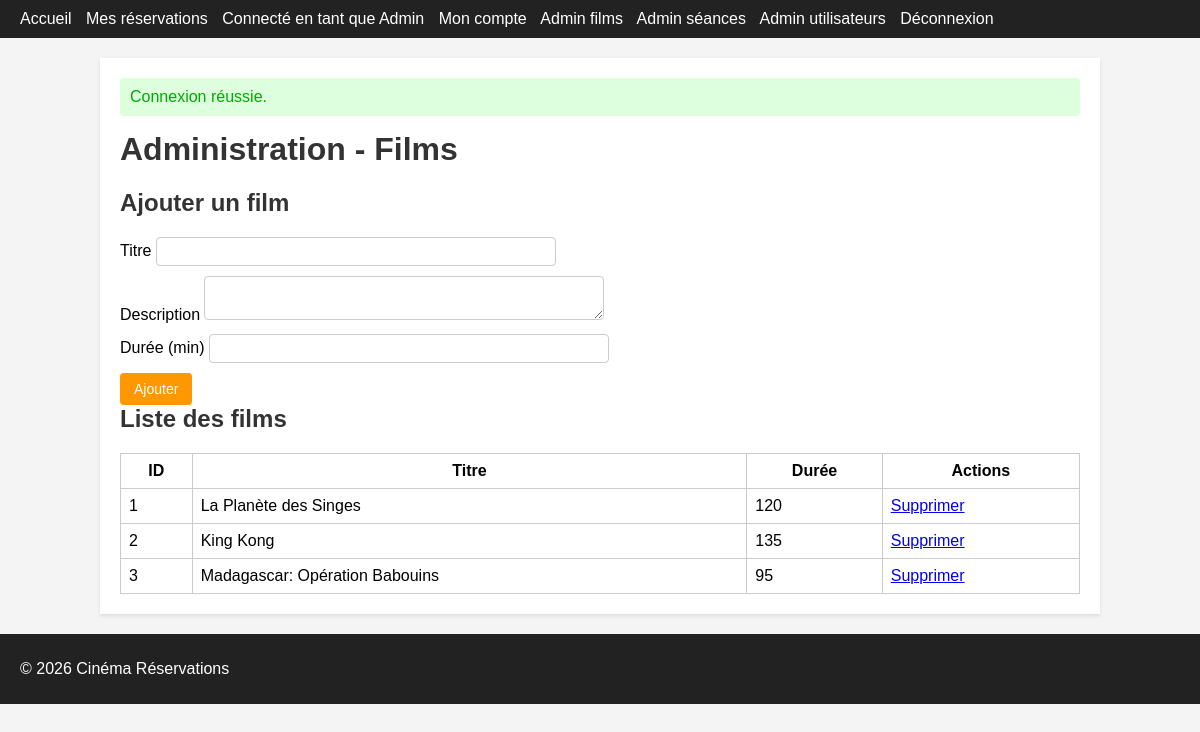
Page /?controller=admin&action=films (signed in) on the committed database.
### tables this page shows
CREATE TABLE IF NOT EXISTS films (
    id INT AUTO_INCREMENT PRIMARY KEY,
    title VARCHAR(255) NOT NULL,
    description TEXT NULL,
    duration INT NOT NULL,
    created_at DATETIME NOT NULL DEFAULT CURRENT_TIMESTAMP
);

### app/core/Controller.php (called while the page is built, shortened)
<?php
abstract class Controller
{
    protected function render(string $view, array $params = []): void
    {
        extract($params);
        $viewFile = __DIR__ . '/../views/' . $view . '.php';
        require __DIR__ . '/../views/layouts/header.php';
        require $viewFile;
        require __DIR__ . '/../views/layouts/footer.php';
    }
}

### app/controllers/AdminController.php (called while the page is built, shortened)
<?php
require_once __DIR__ . '/../core/Controller.php';
require_once __DIR__ . '/../core/Security.php';
require_once __DIR__ . '/../models/Film.php';
class AdminController extends Controller
{
    public function films(): void
    {
        $films = Film::all();
        $this->render('admin/films', ['films' => $films]);
    }
}

### app/core/Router.php (called while the page is built, shortened)
<?php
require_once __DIR__ . '/../config/database.php';
require_once __DIR__ . '/Controller.php';
require_once __DIR__ . '/Model.php';
require_once __DIR__ . '/Security.php';
class Router
{
    public static function dispatch(): void
    {
        $action = $_GET['action'] ?? 'index';
        $controller = new $controllerClass();
        $controller->$action();
    }
}

### public/index.php (called while the page is built, shortened)
    <?php
require_once __DIR__ . '/../app/core/Router.php';
Router::dispatch();

### app/config/database.php (called while the page is built, shortened)
<?php
class Database
{
    private static ?PDO $instance = null;
    public static function getConnection(): PDO
    {
        if (self::$instance === null) {
            $dsn = 'mysql:host=' . DB_HOST . ';dbname=' . DB_NAME . ';charset=' . DB_CHARSET;
            $options = [
                PDO::ATTR_ERRMODE            => PDO::ERRMODE_EXCEPTION,
                PDO::ATTR_DEFAULT_FETCH_MODE => PDO::FETCH_ASSOC,
                PDO::ATTR_EMULATE_PREPARES   => false,
            ];
            self::$instance = new PDO($dsn, DB_USER, DB_PASS, $options);
        }
        return self::$instance;
    }
}

### app/models/Film.php (called while the page is built, shortened)
<?php
require_once __DIR__ . '/../core/Model.php';
class Film extends Model
{
    public static function all(): array
    {
        $model = new self();
        $stmt = $model->db->query('SELECT * FROM films ORDER BY created_at DESC');
        return $stmt->fetchAll();
    }
}

### app/core/Model.php (called while the page is built, shortened)
<?php
abstract class Model
{
    public function __construct()
    {
        $this->db = Database::getConnection();
    }
}

### app/core/Security.php (called while the page is built, shortened)
<?php
class Security
{
    public static function e(?string $value): string
    {
        return htmlspecialchars($value ?? '', ENT_QUOTES | ENT_SUBSTITUTE, 'UTF-8');
    }
}

### app/views/admin/films.php (the view)
<h1>Administration - Films</h1>
<h2>Ajouter un film</h2>
<form method="post" action="<?php echo BASE_URL; ?>?controller=admin&action=films">
    <div>
        <label for="title">Titre</label>
        <input type="text" name="title" id="title" required>
    </div>
    <div>
        <label for="description">Description</label>
        <textarea name="description" id="description"></textarea>
    </div>
    <div>
        <label for="duration">Durée (min)</label>
        <input type="number" name="duration" id="duration" min="1" required>
    </div>
    <button type="submit">Ajouter</button>
</form>
<h2>Liste des films</h2>
<?php if (empty($films)): ?>
    <p>Aucun film.</p>
<?php else: ?>
    <table>
        <thead>
        <tr>
            <th>ID</th>
            <th>Titre</th>
            <th>Durée</th>
            <th>Actions</th>
        </tr>
        </thead>
        <tbody>
        <?php foreach ($films as $film): ?>
            <tr>
                <td><?php echo (int)$film['id']; ?></td>
                <td><?php echo \Security::e($film['title']); ?></td>
                <td><?php echo (int)$film['duration']; ?></td>
                <td>
                    <a href="<?php echo BASE_URL; ?>?controller=admin&action=films&delete=<?php echo (int)$film['id']; ?>"
                       onclick="return confirm('Supprimer ce film ?');">Supprimer</a>
                </td>
            </tr>
        <?php endforeach; ?>
        </tbody>
    </table>
<?php endif; ?>

### public/assets/css/style.css (style rules this page uses)
body { font-family: Arial, sans-serif; margin: 0; padding: 0; background-color: #f4f4f4; }
table { width: 100%; border-collapse: collapse; margin-top: 10px; }
th, td { padding: 8px; border: 1px solid #ccc; }
button, input[type="submit"] { background-color: #ff9800; color: #fff; border: none; padding: 8px 14px; border-radius: 4px; cursor: pointer; font-size: 14px; }
input[type="text"], input[type="email"], input[type="password"], input[type="number"], textarea, select { padding: 6px 8px; border-radius: 4px; border: 1px solid #ccc; width: 100%; max-width: 400px; box-sizing: border-box; }
form div { margin-bottom: 10px; }
h1, h2 { margin-top: 0; color: #333; }

### rows in the picture
films: id "1", title "La Planète des Singes", duration "120"
films: id "2", title "King Kong", duration "135"
films: id "3", title "Madagascar: Opération Babouins", duration "95"
